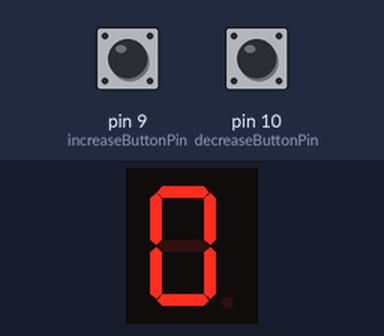
Recording of a sketch running on a simulated Arduino Uno, built with avr-gcc and run on an emulated ATmega328P. Parts: 1-digit seven-segment display. Wiring (inferred from the names in the program): 1-digit 7-segment display, segments lit when HIGH: segments pin 2, pin 3, pin 4, pin 5, pin 6, pin 7, pin 8. Inputs (shaded band) come from the test bench; at power-on: pin 9 (increaseButtonPin) HIGH, pin 10 (decreaseButtonPin) HIGH. The segment pins are drawn as the display they are named for.

Above: at 1.2 s.
1.3 s: pin 9 (increaseButtonPin) pulled LOW for 1 s
At 2.7 s:
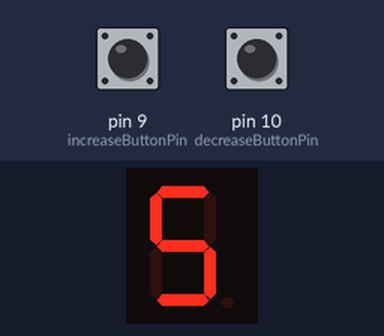
3.8 s: pin 9 (increaseButtonPin) pulled LOW for 0.15 s
At 5.2 s:
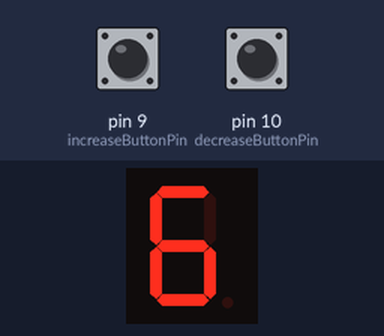
Timing chart, 0 to 6.8 s (numbered marks = the images above; inputs shaded):
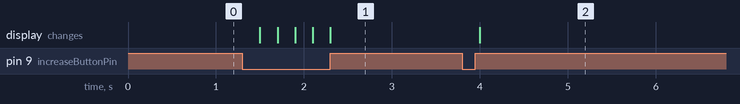

The sketch:

rgb-led-and-potentiometer.ino
```cpp
// Define 7-segment display pins
const int segmentPins[] = { 2, 3, 4, 5, 6, 7, 8 };

// Define push button pins
const int increaseButtonPin = 9;
const int decreaseButtonPin = 10;

// Variables
int counter = 0;

void setup() {
  // Set 7-segment display pins as OUTPUT
  for (int i = 0; i < 7; i++) {
    pinMode(segmentPins[i], OUTPUT);
  }

  // Set push button pins as INPUT
  pinMode(increaseButtonPin, INPUT_PULLUP);
  pinMode(decreaseButtonPin, INPUT_PULLUP);
}

void loop() {
  // Read button states
  int increaseButtonState = digitalRead(increaseButtonPin);
  int decreaseButtonState = digitalRead(decreaseButtonPin);

  // Increase counter when the increase button is pressed
  if (increaseButtonState == LOW && counter < 9) {
    counter++;
    delay(200);  // Debounce delay
  }

  // Decrease counter when the decrease button is pressed
  if (decreaseButtonState == LOW && counter > 0) {
    counter--;
    delay(200);  // Debounce delay
  }

  // Display the counter value on the 7-segment display
  displayNumber(counter);
}

// Function to display a number on the 7-segment display
void displayNumber(int number) {
  // Define the segment patterns for each digit
  int patterns[10][7] = {
    { 1, 1, 1, 1, 1, 1, 0 },  // 0
    { 0, 1, 1, 0, 0, 0, 0 },  // 1
    { 1, 1, 0, 1, 1, 0, 1 },  // 2
    { 1, 1, 1, 1, 0, 0, 1 },  // 3
    { 0, 1, 1, 0, 0, 1, 1 },  // 4
    { 1, 0, 1, 1, 0, 1, 1 },  // 5
    { 1, 0, 1, 1, 1, 1, 1 },  // 6
    { 1, 1, 1, 0, 0, 0, 0 },  // 7
    { 1, 1, 1, 1, 1, 1, 1 },  // 8
    { 1, 1, 1, 1, 0, 1, 1 }   // 9
  };

  // Display the specified number
  for (int i = 0; i < 7; i++) {
    digitalWrite(segmentPins[i], patterns[number][i]);
  }
}
```

Measured:
- after the input at 1.3 s, the display: first changes after 0.20 s (image 1 shows a later state)
- after the input at 3.8 s, the display: changes after 0.20 s (image 2)
